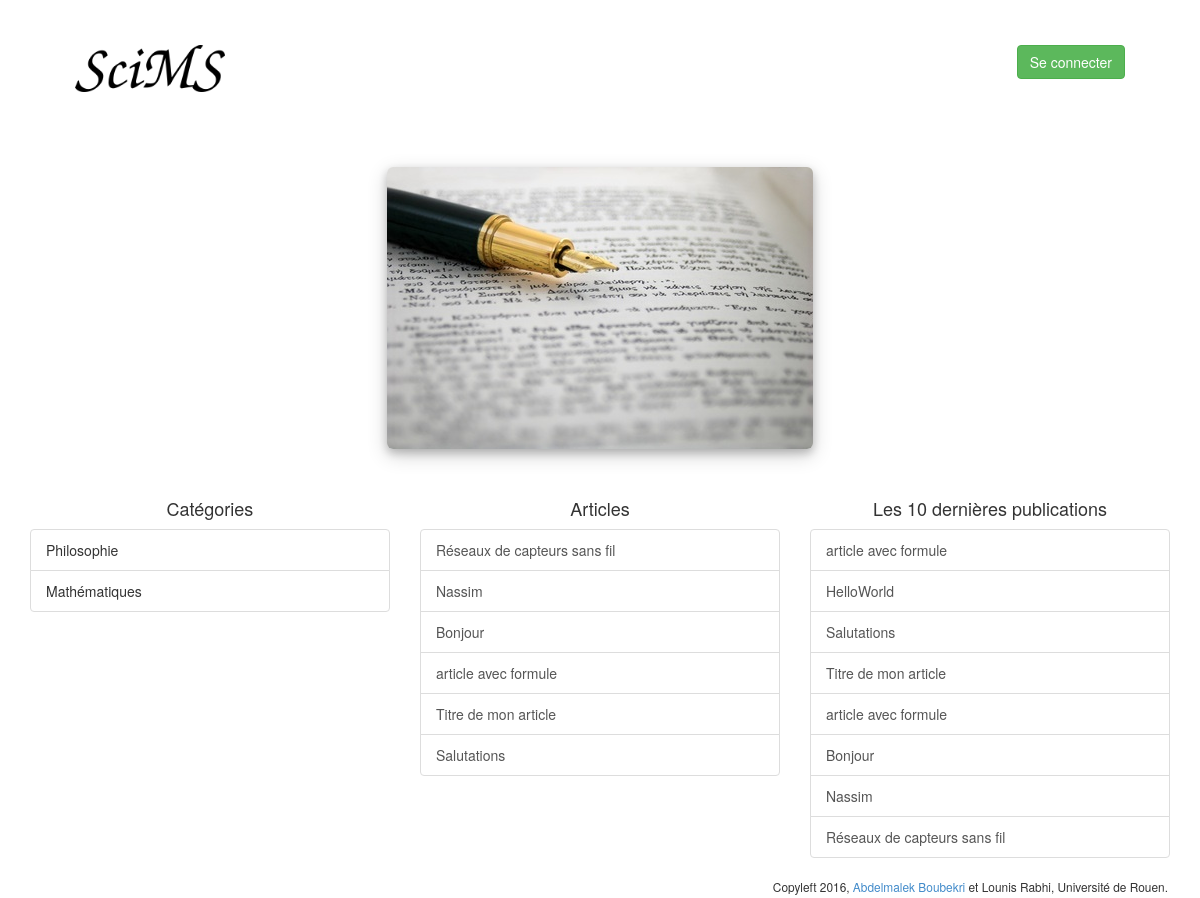
Before: / with the older database file.
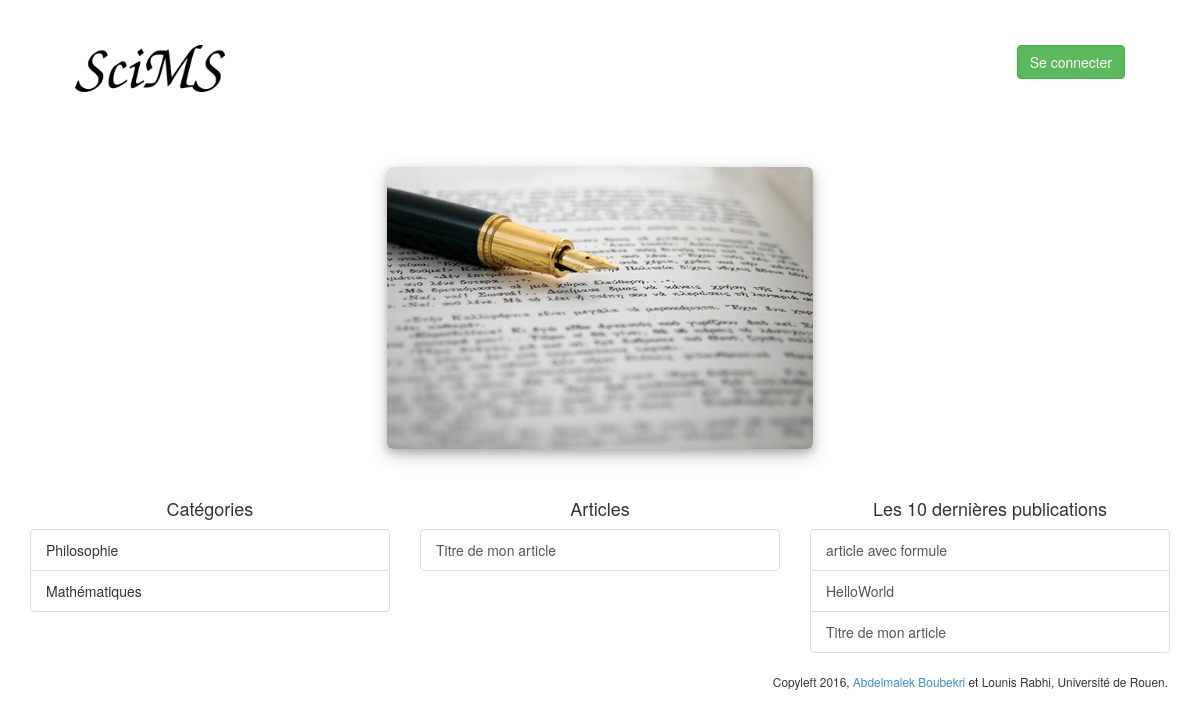
After: the same page with the newer database file.
### articles/models.py (models this page shows, shortened)
class Category(models.Model):
 cat_name = models.CharField(max_length=128)

class Article(models.Model):
 pub_date = models.DateTimeField(auto_now_add=True)
 title = models.CharField(max_length=200)
 abstract = models.TextField()
 content = models.TextField()
 category = models.ForeignKey(Category, on_delete=models.CASCADE)
 author = models.ForeignKey(User, on_delete=models.CASCADE)
 keyword = models.ManyToManyField(Keyword)

### SciMS/views.py (the view)
# urls.py: url(r'^$', views.index),
def index(request):
	if request.user.is_authenticated():
		return redirect(request, request.user)
	else:
		t= get_template('index.html')
		categories = dao.getAllCategories()
		articles = dao.getTenLastArticles()
		artsbycat = dao.getArticlesOfCategory(categories.first())
		html = t.render(Context({'categories':categories,'artsbycat':artsbycat ,'articles':articles}))
		return HttpResponse(html)

### articles/dao/dao.py (called while the page is built)
def getTenLastArticles():
	return Article.objects.all().order_by('-pub_date')[:10]

def getAllCategories():
	return Category.objects.all()

def getArticlesOfCategory(id_category):
	return Article.objects.filter(category_id=id_category)

### templates/index.html (shortened to what this page needs)
<!DOCTYPE html>
<html>
<head>
{% load static %}
<link rel="stylesheet" type="text/css" href="{% static 'css/style.css' %}" />
<link href="{% static 'css/bootstrap.min.css' %}" rel="stylesheet">
</head>
<body class="container">
<header>
	<a href="/">
	<img id="logo" src="{% static 'images/SciMSlogo.png' %}" alt="SciMS logo" >
	</a>
	<a href="/login/" id="login-btn" role="button" class="btn btn-success " >Se connecter</a>
</header>
<br/>
<div id="img_center">
	<img id="plume" class="img-rounded" src="{% static 'images/plume.jpg' %}" alt="Plume et article" >
</div>
<div class="row">
  <div class="col-sm-4">
	 <h4>   Catégories </h4>
    <ul id="cats" class="list-group">
		{%for i in categories%}
		  <li id="{{ i.id }}" class="list-group-item" onclick="getResponse(this.id)">{{ i.cat_name }}</li>
		{%endfor%}
	  </ul>
	</div>
  <div class="col-sm-4">
		<h4> Articles </h4>
          <ul id="cats_articles" class="list-group">
		{%for i in artsbycat%}
		  <a href="/articles/view/{{ i.id }}/" class="list-group-item">{{ i.title }}</a>
		{%endfor%}
	</ul>
  </div>
	<div class="col-sm-4">
		 <h4> Les 10 dernières publications </h4>
          <div class="list-group">
		{%for i in articles%}
		  <a href="/articles/view/{{ i.id }}/" class="list-group-item">{{ i.title }}</a>
		{%endfor%}
          </div>
    </div>
</div>
<footer>
<small>Copyleft 2016, <a href="mailto:boubekri@tutanota.de">Abdelmalek Boubekri</a> et Lounis Rabhi, Université de Rouen. </small>
</footer>
</body>
</html>

Changed rows visible on the page:
removed Article: title "Réseaux de capteurs sans fil"
removed Article: title "Nassim"
removed Article: title "Bonjour"
removed Article: title "article avec formule"
removed Article: title "Salutations"
